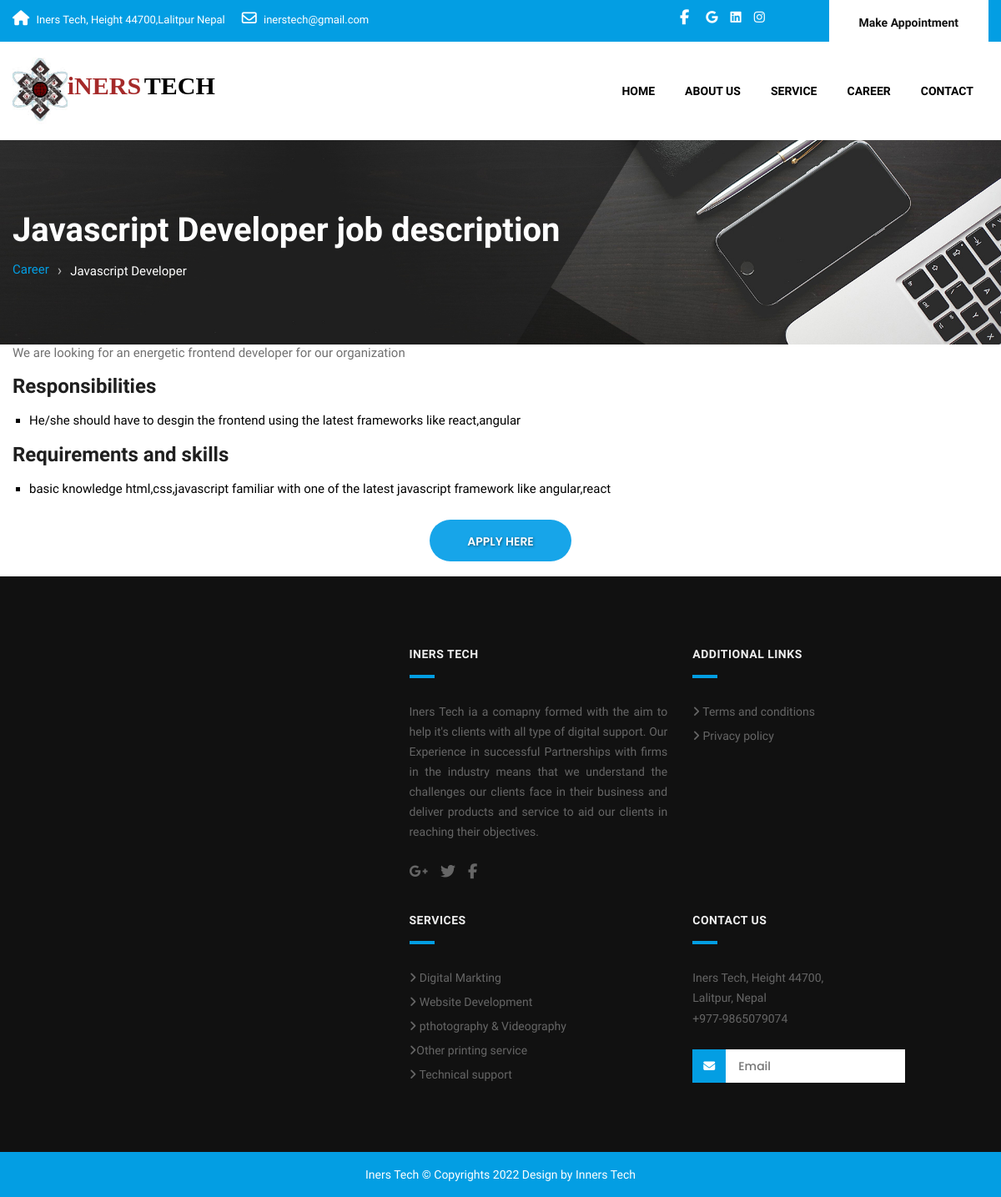
The page /recruitment.php?id=3 on the database its author committed.
### tables this page shows
CREATE TABLE `vacancy` (
  `id` int(11) NOT NULL,
  `title` varchar(1000) NOT NULL,
  `description` varchar(1000) NOT NULL,
  `responsibilities` varchar(1000) NOT NULL,
  `requirements` varchar(1000) NOT NULL,
  `deadline` date NOT NULL
);

### recruitment.php (the view)
<?php include 'layout/header.php';
include 'admin/includes/connection.php';
if ($_GET) {
    $id = $_GET['id'];
}
?>
<div id="inner_banner" class="section inner_banner_section">
    <div class="container">
        <div class="row">
            <div class="col-md-12">
                <div class="full">
                    <div class="title-holder">
                        <div class="title-holder-cell text-left">
                            <?php
                            $sql = "select * from vacancy where id = $id";
                            $query = mysqli_query($connection, $sql);
                            while ($row = mysqli_fetch_assoc($query)) {
                            ?>
                                <h1 class="page-title"><?php echo $row['title'] ?> job description</h1>
                                <ol class="breadcrumb">
                                    <li><a href="career.php">Career</a></li>
                                    <li class="active"><?php echo $row['title'] ?></li>
                                </ol>
                        </div>
                    </div>
                </div>
            </div>
        </div>
    </div>
</div>
<div class="container">
    <p style="text-align:justify; " >
        <?php echo $row['description'] ?>
    </p>
</div>
<div class="container" style="text-align:justify ; color:black; ">
    <h1 style="font-weight: bold; ">Responsibilities</h1><br>
    <ul style="list-style-type: square; margin-left:20px;">
        <li><?php echo $row['responsibilities'] ?></li><br>
    </ul>
    <h1 style="font-weight: bold;">Requirements and skills</h1><br>
    <ul style="list-style-type: square; margin-left:20px;">
        <li><?php echo $row['requirements']?></li><br>
    </ul>
</div>
<center>
    <a class="btn main_bt" href="apply.php?post=<?php echo $row['title']?>">Apply Here</a>
</center><br>
<?php } ?>
<?php
include 'layout/footer.php';
?>

### assets/css/style.css (style rules this page uses)
* { margin: 0; padding: 0; outline: none !important; box-sizing: border-box; }
html, body { color: #898989; font-size: 15px; font-family: 'Raleway', sans-serif; line-height: normal; font-weight: 400; overflow-x: hidden; }
body { overflow-x: hidden; }
a { color: #1f1f1f; text-decoration: none !important; outline: none !important; -webkit-transition: all .3s ease-in-out; -moz-transition: all .3s ease-in-out; -ms-transition: all .3s ease-in-out; -o-transition: all .3s ease-in-out; transition: all .3s ease-in-out; }
h1, h2, h3, h4, h5, h6 { letter-spacing: 0; font-weight: normal; position: relative; padding: 0; font-weight: normal; line-height: normal; color: #1f1f1f; margin: 0 }
h1 { font-size: 24px }
ol, ul { list-style: none; margin: 0; }
a { color: #000; text-decoration: none; outline: none; }
a, .btn { text-decoration: none !important; outline: none !important; -webkit-transition: all .3s ease-in-out; -moz-transition: all .3s ease-in-out; -ms-transition: all .3s ease-in-out; -o-transition: all .3s ease-in-out; transition: all .3s ease-in-out; }
a.btn, button.btn { min-width: 170px; height: 50px; border-radius: 100px; padding: 0; text-align: center; line-height: 52px; font-size: 14px; font-weight: 600; text-transform: uppercase; margin-top: 10px; color: #fff; border: solid transform 1px; text-shadow: 1px 1px 3px rgba(0, 0, 0, .5); position: relative; font-family: 'Poppins', sans-serif; }
p { color: #707070; font-size: 15px; line-height: 21px; }
.container { width: 1200px; max-width: 1200px; }
.full { width: 100%; float: left; margin: 0; padding: 0; }
.section { float: left; width: 100%; }
.inner_banner_section { background: url('../images/it_service/inner_page_banner.jpg'); min-height: 245px; background-size: cover; background-position: center center; }
.page-title { color: #fff; font-size: 40px; font-weight: 700; line-height: 45px; margin-bottom: 15px; }
.breadcrumb { background: transparent; padding: 0; margin: 0; color: #fff; }
.breadcrumb li { font-weight: 500; font-size: 15px; }
.breadcrumb>li+li::before { position: relative; content: '\203A'; margin: 0 10px; font-size: 18px; color: inherit; opacity: .7; display: inline-block; }
.breadcrumb li a { position: relative; top: 1px; left: 0; }
.title-holder { margin: 85px 0 0; }

### assets/css/colors1.css (style rules this page uses)
#navbar_menu > ul > li a.active, #navbar_menu > ul > li:hover > a, #navbar_menu > ul > li:focus > a, footer p a:hover,footer p a:focus, .footer-menu li a:hover, .footer-menu li a:focus, footer ul.social_icons li a:hover, footer ul.social_icons li a:focus, .breadcrumb li a { color: #039ee3; }
a.btn.main_bt, button.btn.main_bt { background: #17a5e9; border: none; }

### rows shown on the page
vacancy: title "Javascript Developer", description "We are looking for an energetic frontend developer for our organization", responsibilities "He/she should have to desgin the frontend using the latest frameworks like react,angular", requirements "basic knowledge html,css,javascript familiar with one of the latest javascript framework like angular,react"
